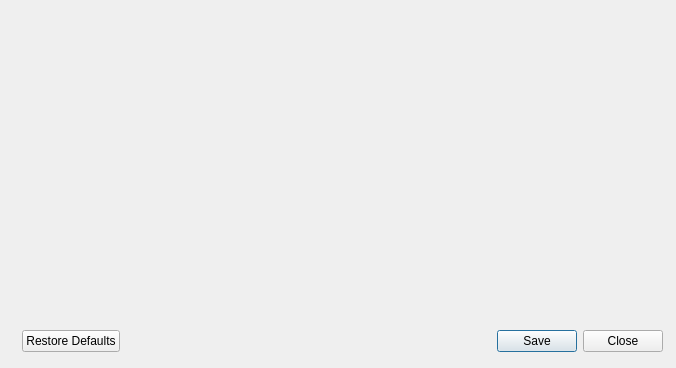
<?xml version="1.0" encoding="UTF-8"?>
<ui version="4.0">
 <class>MainSettings</class>
 <widget class="QDialog" name="MainSettings">
  <property name="geometry">
   <rect>
    <x>0</x>
    <y>0</y>
    <width>676</width>
    <height>368</height>
   </rect>
  </property>
  <property name="windowTitle">
   <string>Dialog</string>
  </property>
  <property name="sizeGripEnabled">
   <bool>false</bool>
  </property>
  <property name="modal">
   <bool>false</bool>
  </property>
  <widget class="QDialogButtonBox" name="buttonBox">
   <property name="geometry">
    <rect>
     <x>22</x>
     <y>330</y>
     <width>641</width>
     <height>23</height>
    </rect>
   </property>
   <property name="orientation">
    <enum>Qt::Horizontal</enum>
   </property>
   <property name="standardButtons">
    <set>QDialogButtonBox::Close|QDialogButtonBox::RestoreDefaults|QDialogButtonBox::Save</set>
   </property>
   <property name="centerButtons">
    <bool>false</bool>
   </property>
  </widget>
 </widget>
 <resources/>
 <connections>
  <connection>
   <sender>buttonBox</sender>
   <signal>accepted()</signal>
   <receiver>MainSettings</receiver>
   <slot>accept()</slot>
   <hints>
    <hint type="sourcelabel">
     <x>248</x>
     <y>254</y>
    </hint>
    <hint type="destinationlabel">
     <x>157</x>
     <y>274</y>
    </hint>
   </hints>
  </connection>
  <connection>
   <sender>buttonBox</sender>
   <signal>rejected()</signal>
   <receiver>MainSettings</receiver>
   <slot>reject()</slot>
   <hints>
    <hint type="sourcelabel">
     <x>316</x>
     <y>260</y>
    </hint>
    <hint type="destinationlabel">
     <x>286</x>
     <y>274</y>
    </hint>
   </hints>
  </connection>
 </connections>
</ui>
